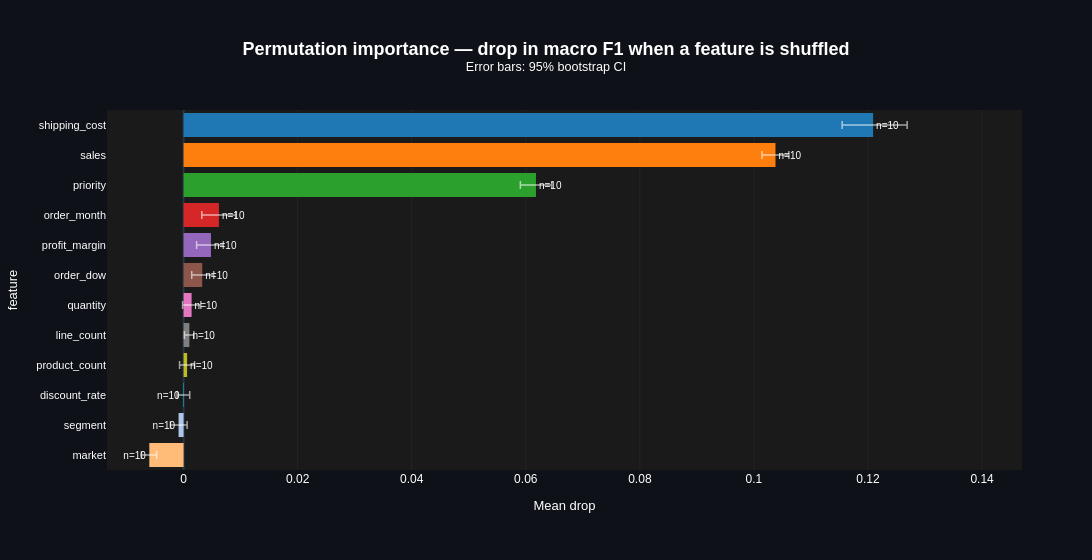

Source (notebook cell):
### Markdown cell above
The two curves sit close together and both flatten well before the full
training set, so more rows would not move this model much further. That's the
bias signature, not variance: the ceiling here is set by how much of ship mode
the available features actually explain, not by how much data they're fit on.

### Code cell
perm = permutation_importance(
    catboost_model, X_test, y_test, n_repeats=10, scoring="f1_macro", random_state=42,
)
importance_df = pd.DataFrame({
    "feature": np.repeat(X_test.columns, perm.importances.shape[1]),
    "drop": perm.importances.ravel(),
})
cp.grouped_bar_plot(
    importance_df, "feature", "drop", ci_method="bootstrap", min_n_flag=0,
    top_n=12, orientation="horizontal",
    title="Permutation importance — drop in macro F1 when a feature is shuffled",
)

### Figure 1 — Plotly figure (JSON) as saved in the notebook; plotly's stock layout.template omitted (floating-point values rounded to 4 significant figures)
{"data": [{"cliponaxis": false, "customdata": [10, 10, 10, 10, 10, 10, 10, 10, 10, 10, 10, 10], "error_x": {"array": [0.005965, 0.002344, 0.002761, 0.002955, 0.002166, 0.00201, 0.001612, 0.000793, 0.001316, 0.001171, 0.001503, 0.001288], "arrayminus": [0.005432, 0.002371, 0.002731, 0.003007, 0.002517, 0.001845, 0.001583, 0.0008822, 0.001321, 0.001042, 0.001429, 0.001379], "color": "rgba(255,255,255,0.6)", "symmetric": false, "thickness": 1.5, "type": "data", "width": 4}, "hovertemplate": "<b>%{y}</b><br>Mean drop: %{x:.3g}<br>n=%{customdata}<extra></extra>", "marker": {"color": ["#1f77b4", "#ff7f0e", "#2ca02c", "#d62728", "#9467bd", "#8c564b", "#e377c2", "#7f7f7f", "#bcbd22", "#17becf", "#aec7e8", "#ffbb78"], "line": {"color": "#FFD700", "width": [0, 0, 0, 0, 0, 0, 0, 0, 0, 0, 0, 0]}}, "name": "", "orientation": "h", "showlegend": false, "text": ["n=10", "n=10", "n=10", "n=10", "n=10", "n=10", "n=10", "n=10", "n=10", "n=10", "n=10", "n=10"], "textfont": {"size": 10}, "textposition": "outside", "type": "bar", "x": [0.1209, 0.1038, 0.06178, 0.0062, 0.004802, 0.003273, 0.001409, 0.001016, 0.000618, -9.189e-05, -0.0008769, -0.006006], "y": ["shipping_cost", "sales", "priority", "order_month", "profit_margin", "order_dow", "quantity", "line_count", "product_count", "discount_rate", "segment", "market"]}], "layout": {"barmode": "relative", "font": {"color": "white", "family": "Arial"}, "height": 560, "legend": {"bgcolor": "rgba(0,0,0,0.4)", "bordercolor": "rgba(255,255,255,0.15)", "borderwidth": 1, "font": {"color": "white", "size": 11}, "title": {"text": ""}}, "margin": {"b": 90, "l": 90, "r": 70, "t": 110}, "paper_bgcolor": "#0e1117", "plot_bgcolor": "#1a1a1a", "showlegend": false, "title": {"font": {"color": "white", "family": "Arial", "size": 18}, "text": "<b>Permutation importance — drop in macro F1 when a feature is shuffled</b><br><sup>Error bars: 95% bootstrap CI</sup>", "x": 0.5, "xanchor": "center"}, "width": 1400, "xaxis": {"gridcolor": "rgba(128,128,128,0.2)", "gridwidth": 0.5, "range": [-0.01343, 0.147], "showgrid": true, "title": {"font": {"size": 13}, "text": "Mean drop"}}, "yaxis": {"autorange": "reversed", "tickfont": {"size": 11}, "title": {"font": {"size": 13}, "text": "feature"}}}}
